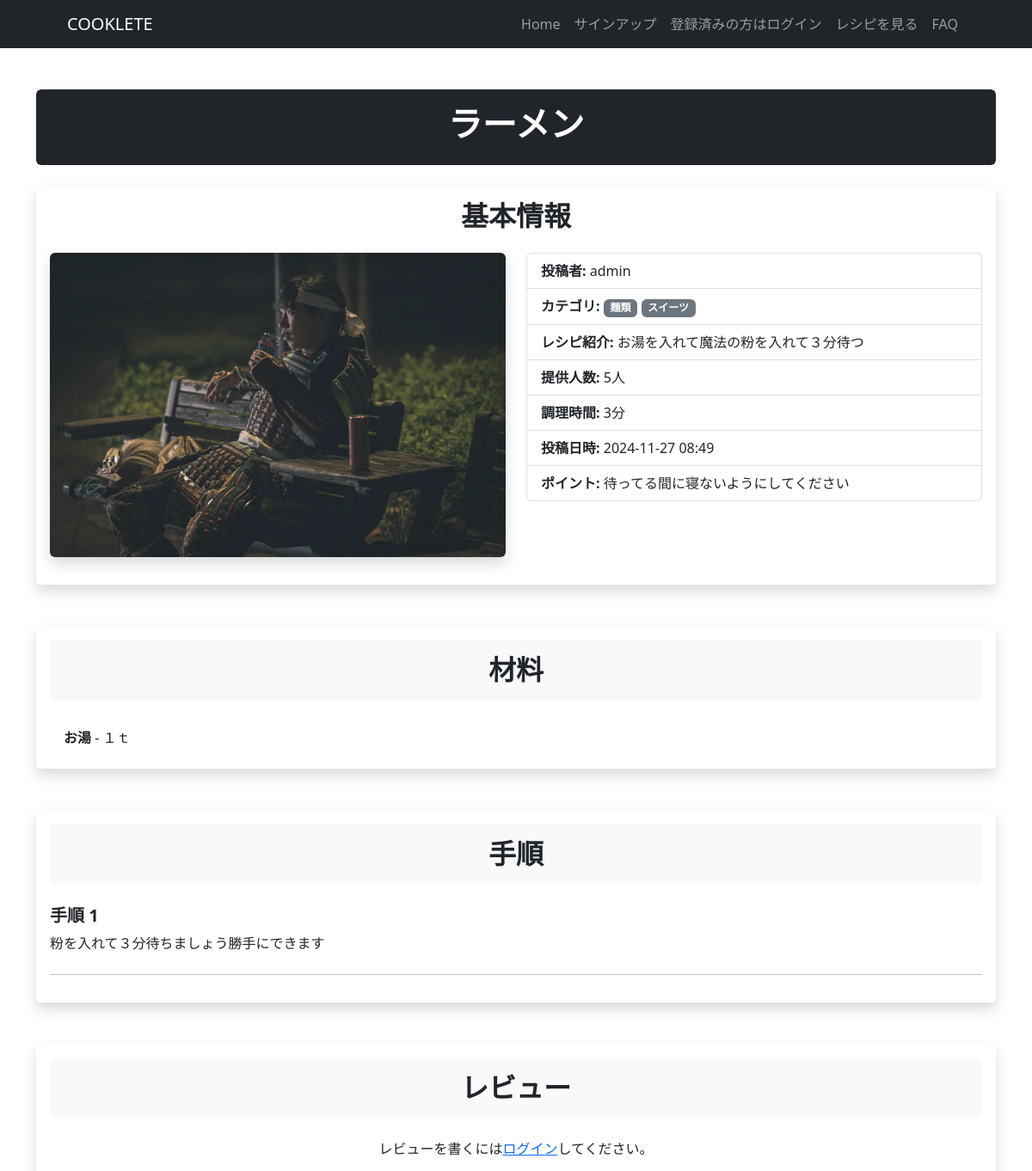
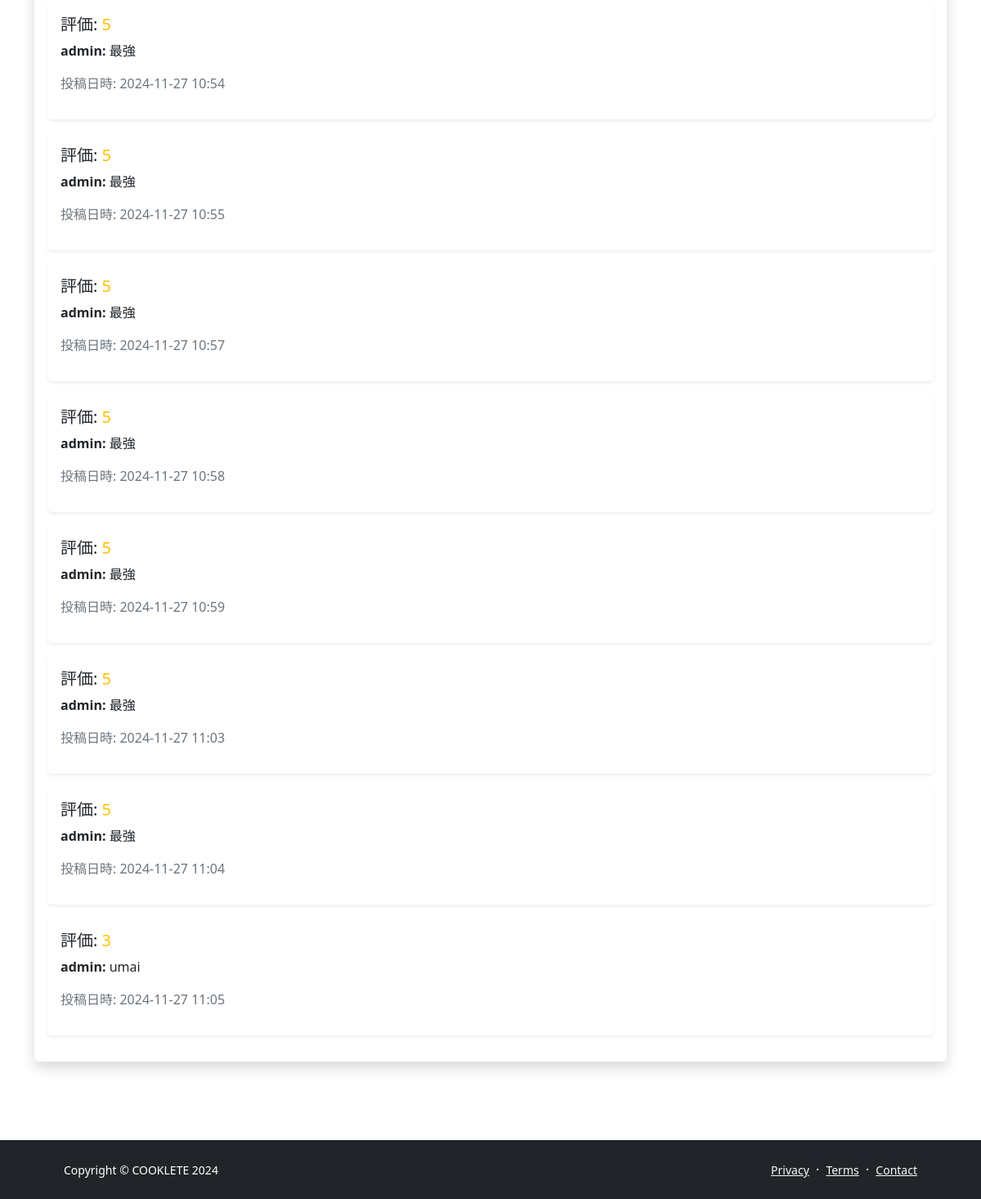
/recipe-detail/23, run on the app's committed database (2 pictures, top to bottom).
### cookapp/models.py (models this page shows, shortened)
class Recipe(models.Model):
    user = models.ForeignKey(
        CustomUser,
        verbose_name='ユーザー',
        on_delete=models.CASCADE
    )
    title = models.CharField(
        verbose_name='レシピ名',
        max_length=100)
    description = models.TextField(
        verbose_name='レシピ紹介'
    )
    category = models.ManyToManyField(
        Category,
        verbose_name='カテゴリー',
        related_name='recipes'
    )
    image = models.ImageField(
        verbose_name='イメージ',
        upload_to='photos'
    )
    servings = models.IntegerField(
        verbose_name='提供人数',
        default=1
    )
    cooking_time = models.IntegerField(
        verbose_name='調理時間(分)'
    )
    point = models.TextField(
        verbose_name='ポイント'
    )
    posted_at = models.DateTimeField(
        verbose_name='投稿日時',
        auto_now_add=True
    )
    update_at = models.DateTimeField(
        verbose_name='更新日時',
        auto_now=True
    )

class Category(models.Model):
    title = models.CharField(
        verbose_name='カテゴリ',
        max_length=20,
        unique=True
    )

class Ingredient(models.Model):
    recipe = models.ForeignKey(
        Recipe,
        on_delete=models.CASCADE,
        verbose_name='レシピ',
        related_name='ingredients'
    )
    name = models.CharField(
        verbose_name='材料名',
        max_length=100
    )
    quantity = models.CharField(
        verbose_name='分量',
        max_length=10
    )

class Step(models.Model):
    recipe = models.ForeignKey(
        Recipe,
        on_delete=models.CASCADE,
        verbose_name='レシピ',
        related_name='steps'
    )
    step_number = models.PositiveIntegerField(
        verbose_name='手順番号',
        unique=False
    )
    description = models.TextField(
        verbose_name='手順説明',
        default=''
    )
    image = models.ImageField(
        verbose_name='イメージ',
        upload_to='photos',
        null=True,
        blank=True
    )
    class Meta:
        constraints = [
            models.UniqueConstraint(fields=['recipe', 'step_number'], name = 'unique_step_per_recipe')]
        ordering = ['step_number']

class Review(models.Model):
    recipe = models.ForeignKey(
        Recipe,
        on_delete=models.CASCADE,
        verbose_name='レシピ',
        related_name='reviews'
    )
    user = models.ForeignKey(
        CustomUser,
        on_delete=models.CASCADE,
        verbose_name='ユーザー'
    )
    rating = models.IntegerField(
        verbose_name='評価',
        choices=[(i, str(i)) for i in range(1, 6)]
    )
    comment = models.TextField(
        verbose_name='コメント',
        blank=True
    )
    posted_at = models.DateTimeField(
        verbose_name='投稿日時',
        auto_now_add=True
    )

### accounts/models.py (models this page shows)
class CustomUser(AbstractUser):
    pass

### cookapp/views.py (the view)
# urls.py: path('recipe-detail/<int:pk>', views.DetailView.as_view(), name = 'recipe_detail'),
class DetailView(DetailView):
    template_name  = 'detail.html'
    model = Recipe
    context_object_name = 'recipe'

### cookapp/templates/detail.html (shortened to what this page needs)
{% extends "base.html" %}
{% block contents %}
<div class="container py-5">
    <div class="row">
        <div class="col-lg-12">
            <div class="bg-dark text-white text-center py-3 mb-4 rounded">
                <h1 class="fw-bolder">{{ recipe.title }}</h1>
            </div>
        </div>
    </div>
    <section class="mb-5">
        <div class="card shadow border-0">
            <div class="card-body">
                <h2 class="fw-bold text-center mb-4">基本情報</h2>
                <div class="row">
                    <div class="col-md-6">
                        <img src="{{ recipe.image.url }}" alt="{{ recipe.title }}" class="img-fluid rounded mb-3 shadow">
                    </div>
                    <div class="col-md-6">
                        <ul class="list-group">
                            <li class="list-group-item"><strong>投稿者:</strong> {{ recipe.user.username }}</li>
                            <li class="list-group-item">
                                <strong>カテゴリ:</strong>
                                {% for category in recipe.category.all %}
                                    <span class="badge bg-secondary">{{ category.title }}</span>
                                {% endfor %}
                            </li>
                            <li class="list-group-item"><strong>レシピ紹介:</strong> {{ recipe.description }}</li>
                            <li class="list-group-item"><strong>提供人数:</strong> {{ recipe.servings }}人</li>
                            <li class="list-group-item"><strong>調理時間:</strong> {{ recipe.cooking_time }}分</li>
                            <li class="list-group-item"><strong>投稿日時:</strong> {{ recipe.posted_at|date:"Y-m-d H:i" }}</li>
                            <li class="list-group-item"><strong>ポイント:</strong> {{ recipe.point }}</li>
                        </ul>
                    </div>
                </div>
            </div>
        </div>
    </section>
    <section class="mb-5">
        <div class="card shadow border-0">
            <div class="card-body">
                <h2 class="fw-bold text-center mb-4 bg-light p-3 rounded">材料</h2>
                <ul class="list-group list-group-flush">
                    {% for ingredient in recipe.ingredients.all %}
                        <li class="list-group-item">
                            <strong>{{ ingredient.name }}</strong> - {{ ingredient.quantity }}
                        </li>
                    {% endfor %}
                </ul>
            </div>
        </div>
    </section>
    <section class="mb-5">
        <div class="card shadow border-0">
            <div class="card-body">
                <h2 class="fw-bold text-center mb-4 bg-light p-3 rounded">手順</h2>
                {% for step in recipe.steps.all %}
                    <div class="mb-4">
                        <h5 class="fw-bold">手順 {{ step.step_number }}</h5>
                        <p>{{ step.description }}</p>
                    </div>
                    <hr>
                {% endfor %}
            </div>
        </div>
    </section>
    <section class="mb-5">
        <div class="card shadow border-0">
            <div class="card-body">
                <h2 class="fw-bold text-center mb-4 bg-light p-3 rounded">レビュー</h2>
                {% if user.is_authenticated %}
                    <div class="text-center mb-4">
                        <a href="{% url 'cook:write_review' recipe.id %}" class="btn btn-primary">
                            レビューを書く
                        </a>
                    </div>
                {% else %}
                    <p class="text-center">レビューを書くには<a href="{% url 'accounts:login' %}">ログイン</a>してください。</p>
                {% endif %}
                {% if recipe.reviews.exists %}
                    {% for review in recipe.reviews.all %}
                        <div class="card mb-3 border-0 shadow-sm">
                            <div class="card-body">
                                <h5 class="card-title">評価:
                                    <span class="text-warning">
                                        {{review.rating}}
                                    </span>
                                </h5>
                                <p class="card-text"><strong>{{ review.user.username }}:</strong> {{ review.comment }}</p>
                                <p class="text-muted">投稿日時: {{ review.posted_at|date:"Y-m-d H:i" }}</p>
                            </div>
                        </div>
                    {% endfor %}
                {% else %}
                    <p class="text-center">まだレビューはありません。</p>
                {% endif %}
            </div>
        </div>
    </section>
</div>
{% endblock %}

### data on the page
Recipe: title "ラーメン", image (picture), user.username "admin", description "お湯を入れて魔法の粉を入れて３分待つ", servings "5", cooking_time "3", posted_at "2024-11-27 08:49", point "待ってる間に寝ないようにしてください"
Category: title "麺類"
Category: title "スイーツ"
Ingredient: name "お湯", quantity "１ｔ"
Step: step_number "1", description "粉を入れて３分待ちましょう勝手にできます"
Review: rating "5", user.username "admin", comment "最強", posted_at "2024-11-27 10:54"
Review: rating "5", user.username "admin", comment "最強", posted_at "2024-11-27 10:55"
Review: rating "5", user.username "admin", comment "最強", posted_at "2024-11-27 10:57"
Review: rating "5", user.username "admin", comment "最強", posted_at "2024-11-27 10:58"
Review: rating "5", user.username "admin", comment "最強", posted_at "2024-11-27 10:59"
Review: rating "5", user.username "admin", comment "最強", posted_at "2024-11-27 11:03"
Review: rating "5", user.username "admin", comment "最強", posted_at "2024-11-27 11:04"
Review: rating "3", user.username "admin", comment "umai", posted_at "2024-11-27 11:05"
